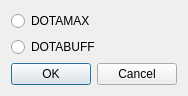
<?xml version="1.0" encoding="UTF-8"?>
<ui version="4.0">
 <class>Dialog</class>
 <widget class="QDialog" name="Dialog">
  <property name="geometry">
   <rect>
    <x>0</x>
    <y>0</y>
    <width>174</width>
    <height>85</height>
   </rect>
  </property>
  <property name="windowTitle">
   <string>设置数据源</string>
  </property>
  <layout class="QGridLayout" name="gridLayout">
   <item row="0" column="0">
    <widget class="QRadioButton" name="radioButton">
     <property name="text">
      <string>DOTAMAX</string>
     </property>
    </widget>
   </item>
   <item row="1" column="0">
    <widget class="QRadioButton" name="radioButton_2">
     <property name="text">
      <string>DOTABUFF</string>
     </property>
    </widget>
   </item>
   <item row="2" column="0">
    <widget class="QDialogButtonBox" name="buttonBox">
     <property name="orientation">
      <enum>Qt::Horizontal</enum>
     </property>
     <property name="standardButtons">
      <set>QDialogButtonBox::Cancel|QDialogButtonBox::Ok</set>
     </property>
    </widget>
   </item>
  </layout>
 </widget>
 <resources/>
 <connections>
  <connection>
   <sender>buttonBox</sender>
   <signal>accepted()</signal>
   <receiver>Dialog</receiver>
   <slot>accept()</slot>
   <hints>
    <hint type="sourcelabel">
     <x>248</x>
     <y>254</y>
    </hint>
    <hint type="destinationlabel">
     <x>157</x>
     <y>274</y>
    </hint>
   </hints>
  </connection>
  <connection>
   <sender>buttonBox</sender>
   <signal>rejected()</signal>
   <receiver>Dialog</receiver>
   <slot>reject()</slot>
   <hints>
    <hint type="sourcelabel">
     <x>316</x>
     <y>260</y>
    </hint>
    <hint type="destinationlabel">
     <x>286</x>
     <y>274</y>
    </hint>
   </hints>
  </connection>
 </connections>
</ui>
